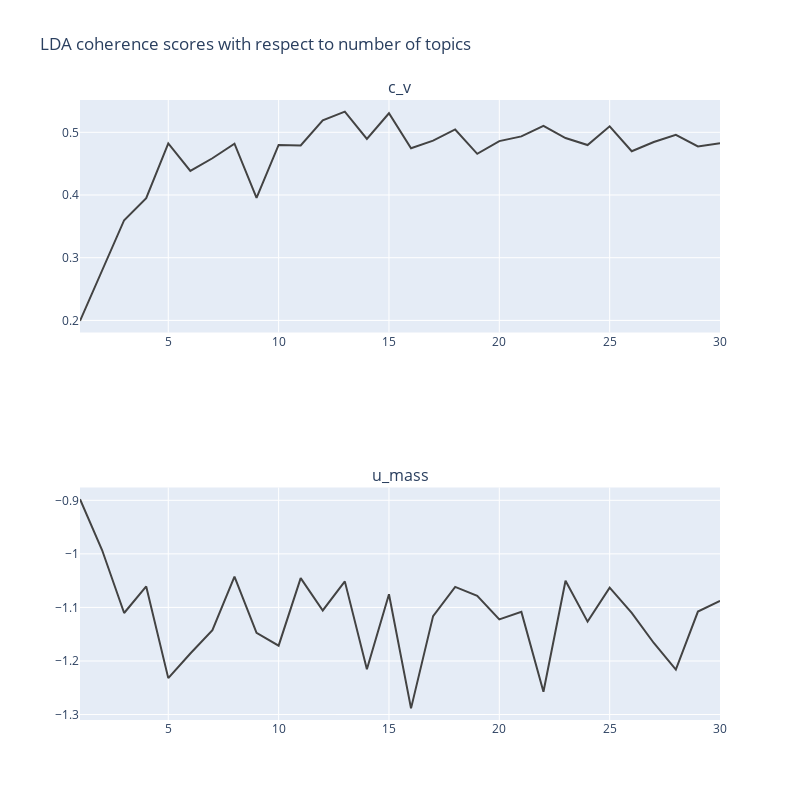

Notebook source saved alongside this figure:
### Code cell
import plotly.graph_objects as go
from plotly.subplots import make_subplots
import numpy as np

title = 'LDA coherence scores with respect to number of topics'
labels = ['c_v', 'u_mass']
colors = ['rgb(67,67,67)', 'rgb(115,115,115)', 'rgb(49,130,189)', 'rgb(189,189,189)']

fig=make_subplots(rows=2,cols=1,subplot_titles=['c_v','u_mass'])

y_data_01 =  [0.19921742699847628,
 0.28079662350484474,
 0.35980371058093724,
 0.395017079201736,
 0.4821590803817702,
 0.43829619683937177,
 0.45860677830182006,
 0.4818942613262664,
 0.39528114776635404,
 0.4798636229252404,
 0.47909922816392786,
 0.5190775770023021,
 0.5329843618934249,
 0.48934076284832456,
 0.5303980874590332,
 0.47465643487712117,
 0.4866388160726669,
 0.5045434450081916,
 0.46565409150392145,
 0.48598599284530025,
 0.49349514919643056,
 0.5103408896851072,
 0.4908687552060693,
 0.4796660939604231,
 0.5095330442975221,
 0.46985626127636565,
 0.4844917466283094,
 0.49604733184726285,
 0.4773774264746204,
 0.48247793245538884]

y_data_02 = [-0.8978147181782018,
 -0.9928057788091744,
 -1.1104580738655876,
 -1.0608213337352475,
 -1.2320093303138713,
 -1.1861190198977658,
 -1.1424316771171663,
 -1.0424943377624214,
 -1.1475245129297282,
 -1.1714240778717329,
 -1.0453274630994847,
 -1.1056946547895485,
 -1.0513800652020002,
 -1.215334278746648,
 -1.0754648311409247,
 -1.2885182074179897,
 -1.1163046546247972,
 -1.0617696141618247,
 -1.0782215651872822,
 -1.1223966448032467,
 -1.1083426758328354,
 -1.257567500221343,
 -1.0501582206591515,
 -1.1265728237660053,
 -1.0631668810115849,
 -1.1102809849620843,
 -1.1664045674346477,
 -1.2160498090724865,
 -1.1077271903862107,
 -1.0876131227710812]

trace=go.Scatter(x=num_t,
                 y=y_data_01,
                 line=dict(width=2, color=colors[0]),
                 marker=dict(color=colors[1]),
                 showlegend=False
                )
fig.append_trace(trace,1,1)

trace=go.Scatter(x=num_t,
                 y=y_data_02,
                 line=dict(width=2, color=colors[0]),
                 marker=dict(color=colors[2]),
                 showlegend=False)
fig.append_trace(trace,2,1)
fig['layout'].update(height=800, width=800, title=title)

fig.show()
fig.write_html("./app/assets/lda_cv_coherence.html")
